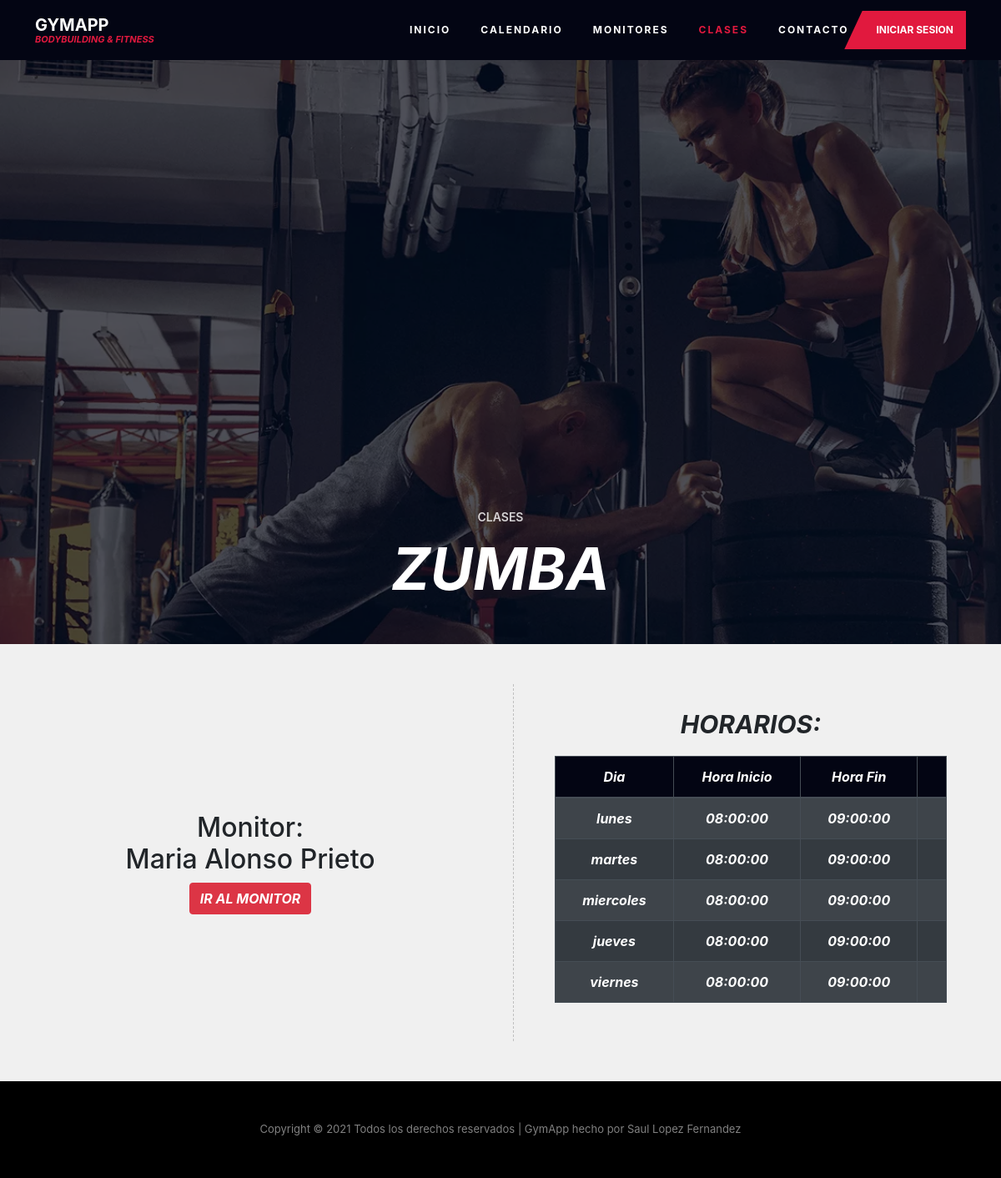
The page /clases.php?idClase=4 on the database its author committed.
### tables this page shows
CREATE TABLE `clases` (
  `idClase` int(6) NOT NULL,
  `dniMonitor` varchar(9) DEFAULT NULL,
  `nombre` varchar(20) NOT NULL,
  `img` longtext NOT NULL
);

CREATE TABLE `usuarios` (
  `dni` varchar(9) NOT NULL,
  `nombre` varchar(20) NOT NULL,
  `apellido` varchar(30) NOT NULL,
  `sexo` enum('M','F') NOT NULL,
  `fechaNacimiento` date NOT NULL,
  `telefono` int(9) NOT NULL,
  `mail` varchar(50) NOT NULL,
  `user` varchar(10) NOT NULL,
  `pass` longtext NOT NULL,
  `rol` enum('asistente','matriculado','monitor') NOT NULL
);

CREATE TABLE `horarios` (
  `id` int(6) NOT NULL,
  `idClase` int(6) NOT NULL,
  `dia` enum('lunes','martes','miercoles','jueves','viernes','sabado','domingo') NOT NULL,
  `horaInicio` time NOT NULL,
  `horaFin` time NOT NULL
);

### clases.php (the view, shortened to what this page needs)
<?php
    $conexion=conexion();
    $clases = [];
    $horarios = [];
    if(isset($_GET['idClase'])){
        $idClase = $_GET['idClase'];
        $sql = "SELECT clases.idClase,clases.nombre as nombreClase,idMonitor,monitores.dniMonitor,usuarios.dni,usuarios.nombre,usuarios.apellido FROM clases INNER JOIN monitores ON clases.dniMonitor=monitores.dniMonitor INNER JOIN usuarios ON usuarios.dni=monitores.dniMonitor
            WHERE idClase = '$idClase'";
        $resultado = mysqli_query($conexion, $sql);
        while ($fila = mysqli_fetch_assoc($resultado)) {
            $clases[] = $fila;
        }
        $clase = $clases[0];
        $sql = "SELECT horarios.id AS idHorario,clases.idClase,nombre,dia,horaInicio,horaFin FROM horarios INNER JOIN clases ON horarios.idClase=clases.idClase
                WHERE clases.idClase = $idClase
                ORDER BY dia ASC";
        $resultado = mysqli_query($conexion, $sql);
        while ($fila = mysqli_fetch_assoc($resultado)) {
        $horarios[] = $fila;
        }
    }
?>
<!DOCTYPE html>
<html>
<head>
    <link rel="stylesheet" type="text/css" href="css/navbar.css">
    <link rel="stylesheet" type="text/css" href="css/style.css">
    <link rel="stylesheet" href="https://maxcdn.bootstrapcdn.com/bootstrap/4.2.1/css/bootstrap.min.css">
</head>
<body onload="getHorarios();">
    <nav class="navbar navbar-expand-lg ftco-navbar-light" id="mynav" style="position: static;background: #030513;">
        <div class="container-xl">
            <a class="navbar-brand" href="index.php"><span class="">GymApp <small>Bodybuilding &amp; Fitness</small></span></a>
            <div class="collapse navbar-collapse" id="navbarResponsive">
                <ul class="navbar-nav ml-auto">
                    <li class="nav-item">
                        <a class="nav-link" href="index.php">Inicio</a>
                    </li>
                    <li class="nav-item">
                        <a class="nav-link" href="calendario.php">Calendario</a>
                    </li>
                    <li class="nav-item">
                        <a class="nav-link" href="monitores.php">Monitores</a>
                    </li>
                    <li class="nav-item">
                        <a class="nav-link active" href="clases.php">Clases</a>
                    </li>
                    <li class="nav-item">
                        <a class="nav-link" href="contacto.php">Contacto </a>
                    </li>
                    <?php
                        if(isset($_SESSION['userData'])){
                    ?>
                        <li class="nav-item dropdown">
                            <a class="nav-link dropdown-toggle" data-toggle="dropdown" href="#">
                            <?php echo $_SESSION['userData']['nombre']." ".$_SESSION['userData']['apellido'] ?>
                            </a>
                            <div class="dropdown-menu dropdown-menu-right" aria-labelledby="dropdownMenuLink">
                            <?php
                                if($_SESSION['userData']['user']=="gymAsist"){
                            ?>
                                <a class="dropdown-item" href="registro.php">Registrar</a>
                            <?php
                                }
                            ?>
                                <a class="dropdown-item" href="mensajes.php">Mensajes</a>
                                <a class="dropdown-item" href="config.php">Configuracion de la cuenta</a>
                                <div class="dropdown-divider"></div>
                                <a class="dropdown-item" href="php/cerrarSesion.php">Cerrar sesion</a>
                            </div>
                        </li>
                    <?php
                        }
                        else{
                    ?>
                </ul>
                <a class="btn-custom" href="login.php">Iniciar sesion</a>
                <?php
                    }
                ?>
            </div>
        </div>
    </nav>
    <?php
    if(isset($_GET['idClase'])){
    ?>
    <section class="hero-wrap hero-wrap-2" style="background-image:url(img/xbg_1.jpg.pagespeed.ic.nbLQLxtGBs.png)">
        <div class="overlay"></div>
        <div class="container">
            <div class="row no-gutters slider-text align-items-end justify-content-center">
                <div class="col-md-9 mb-5 text-center">
                    <p class="breadcrumbs">Clases</p>
                    <h1 class="mb-0 bread"><?php echo $clase['nombreClase']?></h1>
                </div>
            </div>
        </div>
    </section>
    <?php
    }
    ?>
    <div class="container-fluid">
    <?php
    if(isset($_GET['idClase'])){
    ?>
    <div class="row g-md-0 justify-content-center  py-5">
        <div class="col-md-6 d-flex align-items-center">
            <div class="services text-center self-align-center" data-aos="fade-up" data-aos-delay="100" data-aos-duration="1000">
                <?php
                if(isset($_SESSION['userData'])){
                    if($clase['dniMonitor']==$_SESSION['userData']['dni']){
                        $dniMonitor = $_SESSION['userData']['dni'];
                        $idClase = $_GET['idClase'];
                        $sql = "SELECT usuarios.dni,usuarios.nombre,usuarios.apellido,horarios.dia,horarios.horaInicio,horarios.horaFin,usuarios.dni FROM apuntados INNER JOIN horarios ON horarios.id=apuntados.idHorario INNER JOIN matriculados ON matriculados.dniMatriculado=apuntados.dniMatriculado INNER JOIN clases ON clases.idClase=horarios.idClase INNER JOIN usuarios ON usuarios.dni=matriculados.dniMatriculado
                        WHERE clases.dniMonitor='$dniMonitor' AND clases.idClase=$idClase;";
                        $resultado = mysqli_query($conexion, $sql);
                        $alumnos = [];
                        while ($fila = mysqli_fetch_assoc($resultado)) {
                            $alumnos[] = $fila;
                        }
                        echo "<h1>Sus alumnos: </h1>";
                        echo "<table class='table table-striped table-dark'><thead><th scope='col'>DNI</th><th scope='col'>Nombre</th><th scope='col'>Dia</th><th scope='col'>Hora Inicio</th><th scope='col'>Hora Fin</th></thead>";
                        foreach ($alumnos as $indice => $alumno) {
                            echo "<tr scope='row'>";
                            foreach ($alumno as $indice => $valor) {
                                if($indice=="nombre"){
                                    echo "<td>$valor ";
                                }
                                elseif ($indice=="apellido") {
                                    echo "$valor</td>";
                                }
                                else{
                                    echo "<td>$valor</td>";
                                }
                            }
                            echo "</tr>";
                        }
                        echo "</table>";
                    }
                    else{
                        ?>
                        <div>
                            <h2>Monitor:<br> <?php echo  $clase['nombre']." ".$clase['apellido'];?></h2>
                            <form action="monitores.php" method="get">
                                <?php
                                echo '<button type="submit" name="idMonitor" value="'.$clase['idMonitor'].'" class="btn btn-danger">Ir al monitor</button>';
                                ?>
                            </form>
                        </div>
                        <?php
                        if($_SESSION['userData']['user']=='gymAsist'){
                            ?>
                            <div class="row g-md-0 justify-content-center my-5 py-5">
                                <button onclick="javascript:document.getElementById('editMonitor').style='display:block';this.style='display:none'" class="btn btn-success" style="height:50px;width: 30%;">Cambiar monitor</button>
                                <form style="display: none;" action="php/editarClase.php" method="post" id="editMonitor" class="gym-register" onsubmit="return updateMonitor()">
                                    <input type="hidden" name="idClase" <?php echo "value='".$clase['idClase']."'"?>>
                                    <div class="form-row">
                                        <div class="col-md-12 mb-3">
                                            <label>Monitor</label>
                                            <select name="monitorClase" id="monitorClase" class="form-control" required>
                                                <option value="seleccionar" selected><?php echo  $clase['nombre']." ".$clase['apellido']." (".$clase['dniMonitor'].")";?></option>
                                                <script type="text/javascript">
                                                    selectMonitor();
                                                </script>
                                            </select>
                                            <div class="invalid-feedback">
                                                Seleccione un monitor valido.
                                            </div>
                                        </div>
                                    </div>
                                    <div class="form-row justify-content-center mt-3">
                                        <input type="submit" name="editarMonitor" class="w-100 btn btn-danger" value="Cambiar Monitor">
                                    </div>
                                </form>
                            </div>
                            <?php
                        }
                    }
                }
                else{
                    ?>
                    <div>
                        <h2>Monitor:<br> <?php echo  $clase['nombre']." ".$clase['apellido'];?></h2>
                        <form action="monitores.php" method="get">
                            <?php
                            echo '<button type="submit" name="idMonitor" value="'.$clase['idMonitor'].'" class="btn btn-danger">Ir al monitor</button>';
                            ?>
                        </form>
                    </div>
                    <?php
                }
                ?>
            </div>
        </div>
        <div class="col-md-6 d-flex align-items-center">
            <div class="services services-border1 text-center" data-aos="fade-up" data-aos-delay="100" data-aos-duration="1000">
                <div class="text">
                    <h2>Horarios: </h2>
                    <?php
                    echo "<table class='table table-striped table-dark'><thead><th scope='col'>Dia</th><th scope='col'>Hora Inicio</th><th scope='col'>Hora Fin</th><th scope='col'></th></thead>";
                    foreach ($horarios as $indice => $horario) {
                        echo "<tr><td scope='row'>".$horario['dia']."</td><td>".$horario['horaInicio']."</td><td>".$horario['horaFin']."</td><td>";
                        echo "</td>";
                    }
                    echo "</table>";
                            ?>
                </div>
            </div>
        </div>
    </div>
    <?php
    }
    ?>
    </div>
<footer class="ftco-footer">
    <div class="container-fluid px-0 py-5 bg-darken">
        <div class="container-xl">
            <div class="col-md-12 text-center">
                <p id="textoFooter" class="mb-0" style="color: rgba(255,255,255,.5); font-size: 13px;">
                </p>
            </div>
        </div>
    </div>
</footer>
</body>
</html>

### css/navbar.css (style rules this page uses)
.ftco-navbar-light { background: transparent; position: absolute; top: 40px; left: 0; right: 0; z-index: 3; padding: 0; }
.ftco-navbar-light .navbar-brand { color: #fff; padding-top: .7rem; padding-bottom: .7rem; }
.ftco-navbar-light .navbar-nav > .nav-item > .nav-link { font-size: 12px; padding-top: 1rem; padding-bottom: 1rem; padding-left: 18px; padding-right: 18px; color: white; font-weight: 700; text-transform: uppercase; letter-spacing: 2px; }
.ftco-navbar-light .navbar-nav > .nav-item .nav-link.active { color: #e1193e; }
.ftco-navbar-light .btn-custom { margin-right: 0; text-transform: uppercase; font-size: 12px; font-weight: 700; background: #e1193e; padding: 14px 15px; color: #fff; position: relative; z-index: 0; bottom: 0px; }
.ftco-navbar-light .btn-custom:after { z-index: -1; position: absolute; top: 0; left: -12px; bottom: 0; content: ''; width: 40px; -ms-transform: skew(-25deg); -webkit-transform: skew(-25deg); transform: skew(-25deg); background: #e1193e; }
.navbar-brand { font-weight: 700; font-size: 30px; z-index: 3; position: relative; text-transform: uppercase; }
.navbar-brand span { color: #fff; display: block; line-height: 1.1; }
.navbar-brand span small, .navbar-brand span .small { display: block; font-size: 11px; color: #e1193e; font-weight: 700; text-transform: uppercase; font-style: italic; }
.container-xl { width: 100%; padding-right: var(--bs-gutter-x, 0.75rem); padding-left: var(--bs-gutter-x, 0.75rem); margin-right: auto; margin-left: auto; }
@media (min-width: 1200px) { .container, .container-xl { max-width: 1140px; } }
.navbar > .container-fluid, .navbar > .container-xl { display: -webkit-box; display: -ms-flexbox; display: flex; -ms-flex-wrap: inherit; flex-wrap: inherit; -webkit-box-align: center; -ms-flex-align: center; align-items: center; -webkit-box-pack: justify; -ms-flex-pack: justify; justify-content: space-between; }
.hero-wrap { height: 100vh; min-height: 100%; position: relative; background-size: cover; background-repeat: no-repeat; background-position: center center; background-attachment: fixed; z-index: 0; }
.hero-wrap .overlay { position: absolute; top: 0; left: 0; right: 0; bottom: 0; opacity: .8; background: #030513; z-index: -1; }
.hero-wrap.hero-wrap-2 { min-height: auto; height: 700px; }
.hero-wrap.hero-wrap-2 .overlay { opacity: .7; }
.hero-wrap.hero-wrap-2 .slider-text { min-height: auto; height: 700px; }
.hero-wrap .slider-text { height: 100vh; min-height: 100%; color: rgba(255, 255, 255, 0.8); z-index: 3; }
.hero-wrap .slider-text h1, .hero-wrap .slider-text .h1 { font-weight: 700; color: #fff; font-size: 64px; line-height: 1.2; }
.hero-wrap .slider-text .breadcrumbs { font-size: 14px; margin-bottom: 10px; z-index: 99; font-weight: 600; text-transform: uppercase; color: rgba(255, 255, 255, 0.8); }
.hero-wrap .slider-text .bread { font-weight: 700; color: #fff; font-size: 70px; text-transform: uppercase; font-style: italic; }

### css/style.css (style rules this page uses)
body { background-color: #F0F0F0 !important; }
td,th { border: 1px solid black; font-style: italic; }
td { font-weight: 700; }
thead { background:#030513; color: white; }
form .btn { font-size: 16px; font-weight: 700; font-style: italic; text-transform: uppercase; }
.services { width: 100%; padding: 30px 50px; position: relative; border-radius: 4px; z-index: 0; -moz-transition: all 0.3s ease; -o-transition: all 0.3s ease; -webkit-transition: all 0.3s ease; -ms-transition: all 0.3s ease; transition: all 0.3s ease; }
.services.services-border1:after { z-index: -1; position: absolute; top: 0; left: 0; right: 0; bottom: 0; content: ''; -ms-transform: skew(0deg); -webkit-transform: skew(-10deg); transform: skew(0deg); border-left: 1px dashed rgba(0, 0, 0, 0.2); }
.services .text { width: 100%; }
.services .text h2, .services .text .h2 { font-size: 30px; font-weight: 700; margin-bottom: 20px; text-transform: uppercase; font-style: italic; }
.ftco-footer .bg-darken { background: black !important; }

### rows shown on the page
clases: nombre "ZUMBA", usuarios.nombre "Maria", usuarios.apellido "Alonso Prieto"
horarios: dia "lunes", horaInicio "08:00:00", horaFin "09:00:00"
horarios: dia "martes", horaInicio "08:00:00", horaFin "09:00:00"
horarios: dia "miercoles", horaInicio "08:00:00", horaFin "09:00:00"
horarios: dia "jueves", horaInicio "08:00:00", horaFin "09:00:00"
horarios: dia "viernes", horaInicio "08:00:00", horaFin "09:00:00"
